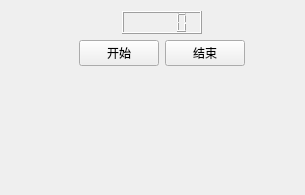
<?xml version="1.0" encoding="UTF-8"?>
<ui version="4.0">
 <class>Widget</class>
 <widget class="QWidget" name="Widget">
  <property name="geometry">
   <rect>
    <x>0</x>
    <y>0</y>
    <width>305</width>
    <height>195</height>
   </rect>
  </property>
  <property name="windowTitle">
   <string>Widget</string>
  </property>
  <layout class="QGridLayout" name="gridLayout">
   <item row="0" column="0" colspan="2">
    <spacer name="horizontalSpacer">
     <property name="orientation">
      <enum>Qt::Horizontal</enum>
     </property>
     <property name="sizeHint" stdset="0">
      <size>
       <width>91</width>
       <height>20</height>
      </size>
     </property>
    </spacer>
   </item>
   <item row="0" column="2" colspan="2">
    <widget class="QLCDNumber" name="lcdNumber"/>
   </item>
   <item row="1" column="0">
    <spacer name="horizontalSpacer_3">
     <property name="orientation">
      <enum>Qt::Horizontal</enum>
     </property>
     <property name="sizeHint" stdset="0">
      <size>
       <width>49</width>
       <height>20</height>
      </size>
     </property>
    </spacer>
   </item>
   <item row="1" column="1" colspan="2">
    <widget class="QPushButton" name="buttonStart">
     <property name="text">
      <string>开始</string>
     </property>
    </widget>
   </item>
   <item row="1" column="3" colspan="2">
    <widget class="QPushButton" name="buttonStop">
     <property name="text">
      <string>结束</string>
     </property>
    </widget>
   </item>
   <item row="1" column="5">
    <spacer name="horizontalSpacer_4">
     <property name="orientation">
      <enum>Qt::Horizontal</enum>
     </property>
     <property name="sizeHint" stdset="0">
      <size>
       <width>66</width>
       <height>20</height>
      </size>
     </property>
    </spacer>
   </item>
   <item row="2" column="3">
    <spacer name="verticalSpacer">
     <property name="orientation">
      <enum>Qt::Vertical</enum>
     </property>
     <property name="sizeHint" stdset="0">
      <size>
       <width>20</width>
       <height>126</height>
      </size>
     </property>
    </spacer>
   </item>
   <item row="0" column="4" colspan="2">
    <spacer name="horizontalSpacer_2">
     <property name="orientation">
      <enum>Qt::Horizontal</enum>
     </property>
     <property name="sizeHint" stdset="0">
      <size>
       <width>108</width>
       <height>20</height>
      </size>
     </property>
    </spacer>
   </item>
  </layout>
 </widget>
 <resources/>
 <connections/>
</ui>
